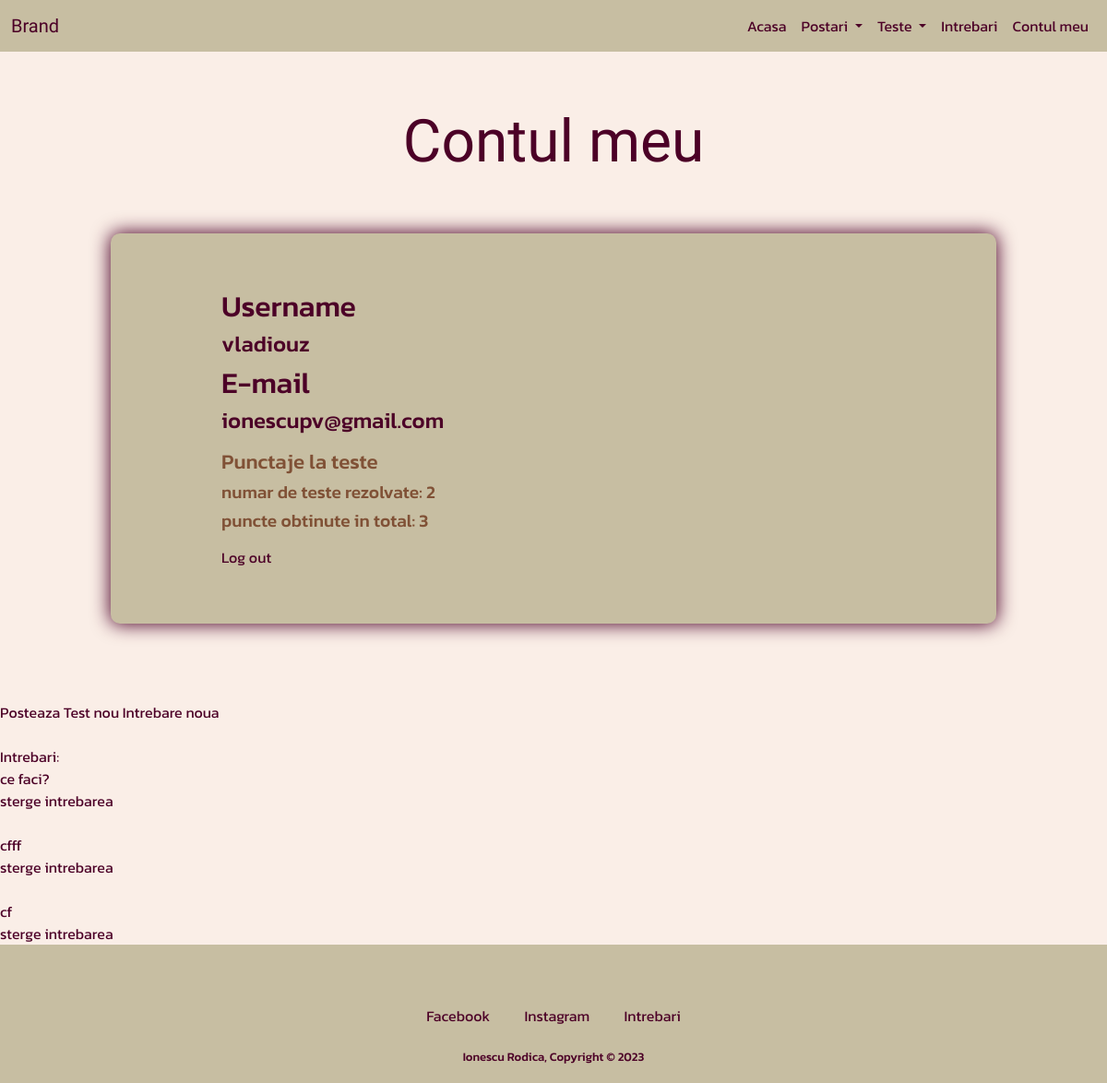
Screenshot of /contulmeu (signed in) with the database file from the repository.
### main.py (models this page shows)
class User(UserMixin, db.Model):
    __tablename__ = 'users'
    id = db.Column(db.Integer, primary_key=True)
    username = db.Column(db.String(50), unique=True, nullable=False)
    email = db.Column(db.String(50), unique=True, nullable=False)
    password = db.Column(db.String(50))
    comments = relationship('Comment', back_populates='comment_author')
    scores = relationship('Score', back_populates='user')

class Inquiry(db.Model):
    __tablename__ = 'inquiries'
    id = db.Column(db.Integer, primary_key=True)
    text = db.Column(db.Text)

### main.py (the view)
@app.route('/contulmeu')
@login_required
def my_acc():
    if current_user.id == 1:
        return render_template('account.html', year=datetime.now().year, account=current_user,
                               inquiries=Inquiry.query.all())
    return render_template('account.html', year=datetime.now().year, account=current_user)

### main.py (called while the page is built)
@login_manager.user_loader
def load_user(user_id):
    return User.query.get(user_id)

### templates/account.html (shortened to what this page needs)
{% include 'header.html' %}
<body>
<h1 class="title">Contul meu</h1>
<section class="shadow-box green-bg">
    <h2>Username</h2>
    <h4>{{ account.username }}</h4>
    <h2>E-mail</h2>
    <h4>{{ account.email }}</h4>
    <div class="stats">
        <h2 class="stats-title">Punctaje la teste</h2>
        <h4 class="stats-content">numar de teste rezolvate: {{ account.scores | list | length }}</h4>
        <h4 class="stats-content">puncte obtinute in total: {{ account.scores | sum(attribute='ans_correct') }}</h4>
    </div>
    <a href="{{ url_for('logout') }}" class="">Log out</a>
</section>
{% if current_user.id == 1 %}
<a href="{{url_for('make_post')}}">Posteaza</a>
<a href="{{ url_for('create_test') }}">Test nou</a>
<a href="{{ url_for('create_question') }}">Intrebare noua</a>
<br>
<br>
<p>Intrebari:</p>
    {% for inquiry in inquiries %}
    <br>
    <p>{{inquiry.text}}</p>
    <br>
    <a href="{{ url_for('delete_inquiry', inq_id=inquiry.id) }}">sterge intrebarea</a>
    <br>
    {% endfor %}
{% endif %}
</body>
{% include 'footer.html' %}

### static/styles.css (style rules this page uses)
body { font-family: 'Kanit', sans-serif; color: #4C0027; background-color: #FAEEE7; }
p { display: inline; }
.title { text-align: center; font-size: 4rem; margin-top: 5%; margin-left: 15%; margin-right: 15%; margin-bottom: max(50px, 5%); font-family: 'Mochiy Pop P One', sans-serif; }
.shadow-box { border-radius: 10px; margin: 0 10% 7%; padding: 5% 10%; box-shadow: 0 0 20px 1px #4C0027; }
.stats { margin: 1em 0; }
.stats-title { font-size: 1.4rem; color: #805136; }
.stats-content { font-size: 1.2rem; color: #805136; }
a:link { text-decoration: none; color: #4C0027; }
.green-bg { background-color: #C7BEA2; }

### rows the page displays
User: username "vladiouz", email "ionescupv@gmail.com"
Inquiry: text "ce faci?"
Inquiry: text "cfff"
Inquiry: text "cf"

### other values shown
{{ account.scores | list | length }} "2"
{{ account.scores | sum(attribute='ans_correct') }} "3"
